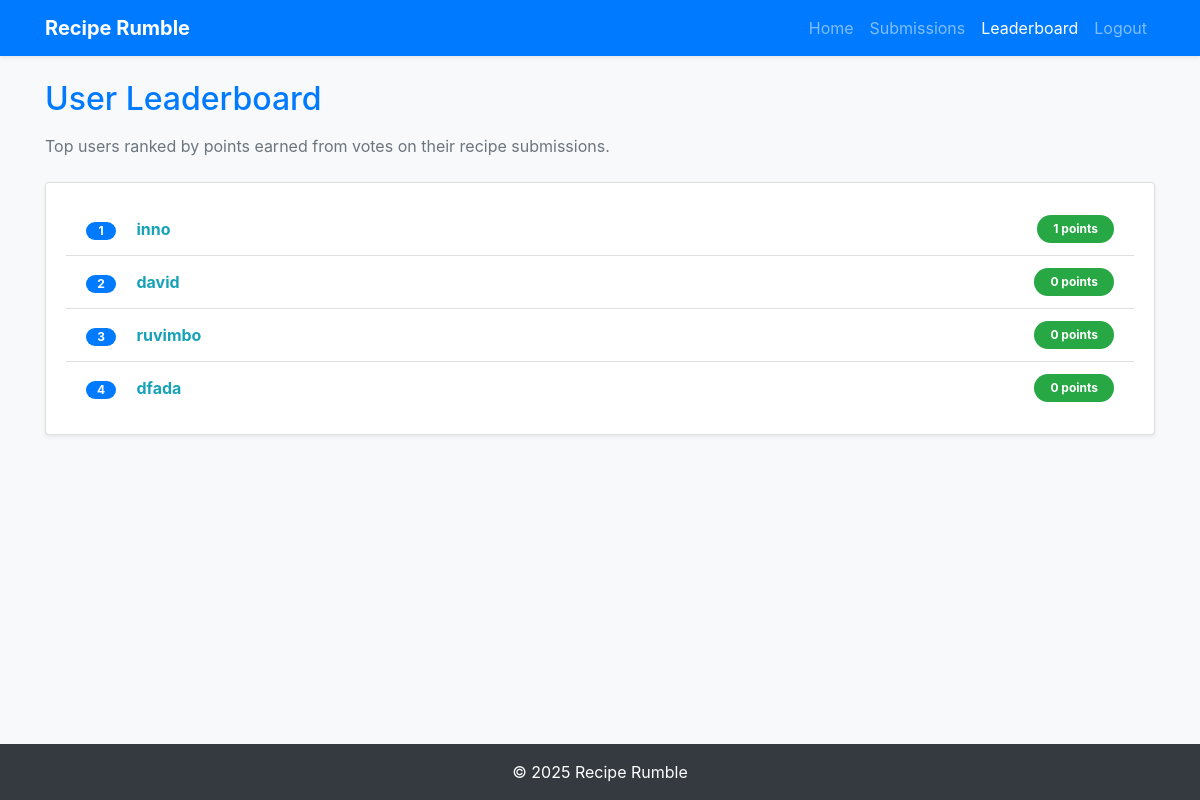
The app's page /leaderboard (signed in), older data.
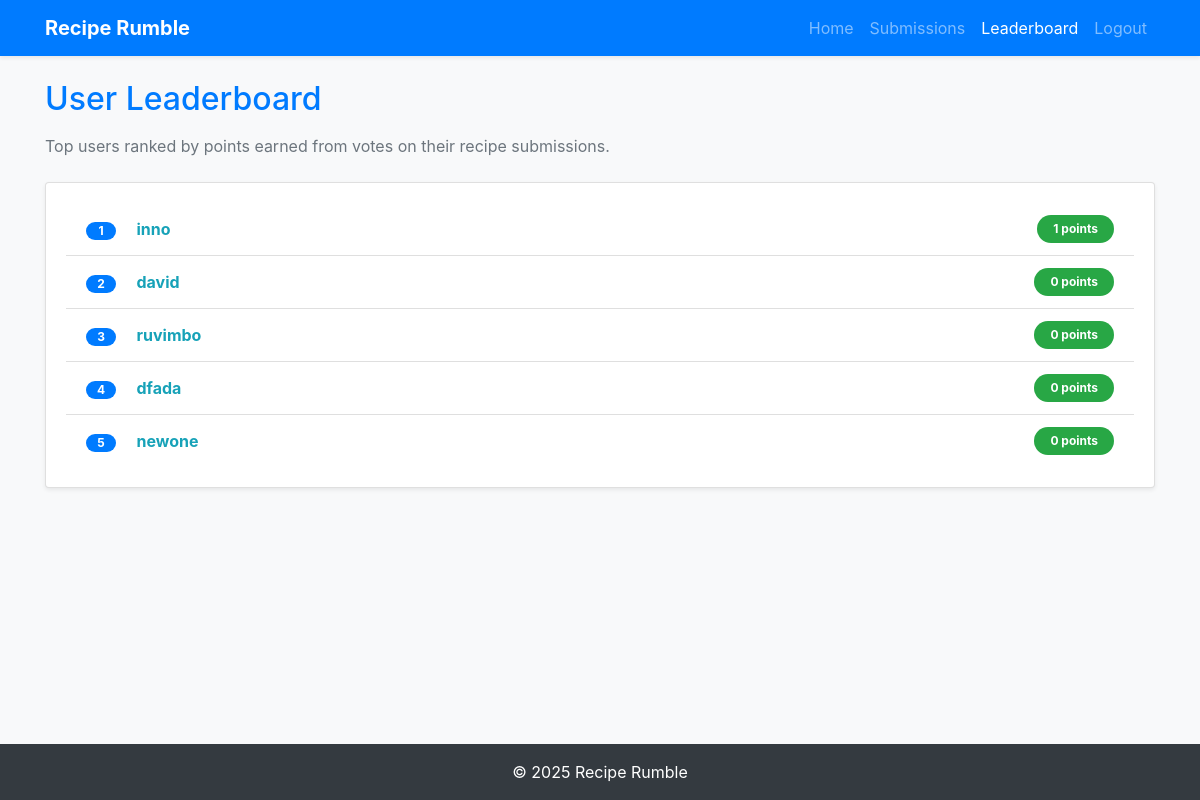
The same page, newer data.
### tables this page shows
CREATE TABLE users (
            id TEXT PRIMARY KEY,
            username TEXT UNIQUE,
            password TEXT,
            role TEXT,
            points INTEGER DEFAULT 0
        );

### app.py (the view)
@app.route('/leaderboard')
def leaderboard():
    if 'user_id' not in session:
        return redirect(url_for('login'))
    user = get_db().execute("SELECT * FROM users WHERE id = ?", (session['user_id'],)).fetchone()
    users = get_db().execute("SELECT username, points FROM users WHERE role = 'user' ORDER BY points DESC").fetchall()
    return render_template('leaderboard.html', users=users, user=user)  # Pass the user object

### app.py (called while the page is built)
def get_db():
    conn = sqlite3.connect('recipes.db')
    conn.row_factory = sqlite3.Row
    return conn

### templates/leaderboard.html (shortened to what this page needs)
<!DOCTYPE html>
<html lang="en">
<head>
    <link rel="stylesheet" href="https://cdn.jsdelivr.net/npm/bootstrap@4.6.2/dist/css/bootstrap.min.css">
    <link href="https://stackpath.bootstrapcdn.com/font-awesome/4.7.0/css/font-awesome.min.css" rel="stylesheet">
</head>
<body class="d-flex flex-column vh-100 bg-light">
    <nav class="navbar navbar-expand-lg navbar-dark bg-primary sticky-top shadow-sm">
        <div class="container">
            <a class="navbar-brand font-weight-bold" href="{{ url_for('index') }}">Recipe Rumble</a>
            <div class="collapse navbar-collapse" id="navbarNav">
                <ul class="navbar-nav ml-auto">
                    <li class="nav-item">
                        <a class="nav-link" href="{{ url_for('index') }}">Home</a>
                    </li>
                    <li class="nav-item">
                        <a class="nav-link" href="{{ url_for('submissions') }}">Submissions</a>
                    </li>
                    <li class="nav-item active">
                        <a class="nav-link" href="{{ url_for('leaderboard') }}">Leaderboard <span class="sr-only">(current)</span></a>
                    </li>
                    <li class="nav-item">
                        <a class="nav-link" href="{{ url_for('logout') }}">Logout</a>
                    </li>
                </ul>
            </div>
        </div>
    </nav>
    <main class="container py-4 flex-grow-1">
        <h2 class="h2 font-weight-semibold text-primary mb-3">User Leaderboard</h2>
        <p class="text-muted mb-4">Top users ranked by points earned from votes on their recipe submissions.</p>
        <div class="card shadow-sm">
            <div class="card-body">
                {% if users %}
                    <ul class="list-group list-group-flush">
                        {% for user_item in users %}
                            <li class="list-group-item d-flex justify-content-between align-items-center">
                                <div>
                                    <span class="badge badge-primary badge-pill mr-3" style="width: 2.5em; height: 1.5em; line-height: 0.5em; text-align: center; padding-top:0.5em;">{{ loop.index }}</span>
                                    <strong class="text-info">{{ user_item['username'] }}</strong>
                                </div>
                                <span class="badge badge-success badge-pill px-3 py-2">{{ user_item['points'] }} points</span>
                            </li>
                        {% endfor %}
                    </ul>
                {% else %}
                    <p class="text-muted text-center">The leaderboard is currently empty. No users found.</p>
                {% endif %}
            </div>
        </div>
    </main>
    <footer class="bg-dark text-white p-3 text-center mt-auto">
        <p class="mb-0">&copy; 2025 Recipe Rumble</p>
    </footer>
</body>
</html>

Row changes from the older to the newer data that the page shows:
added users: username "newone", points "0"
